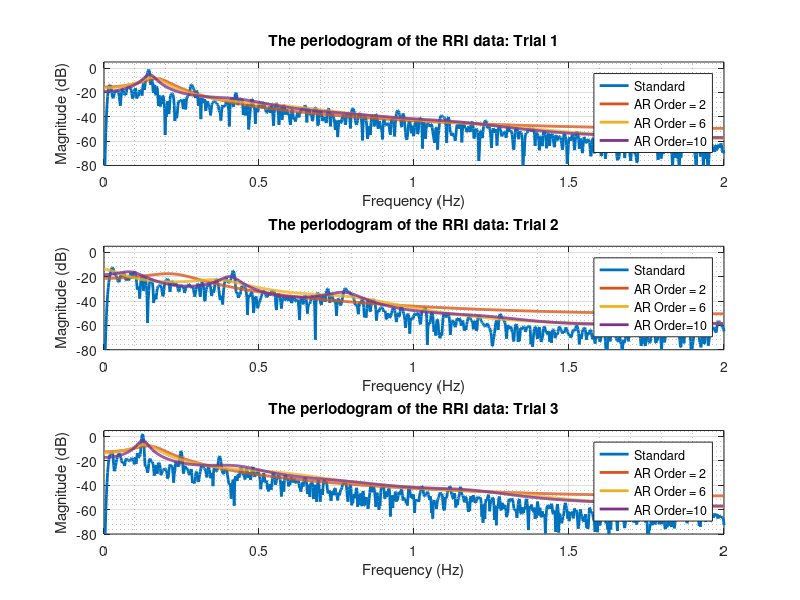

The MATLAB script that drew this image:
%% Task 1.5.c Respiratory Sinus Arrhythmia from RR-Intervals
% This task is to compare the power spectrum density of the signal
% estimated by AR model with different orders and 10000 samples. And
% compare the effect of under-modeling or over-modeling
% Author: Junyu Yan
%--------------------------------------------------------------------------

clc;clear;close all
load xRRI1.mat;
load xRRI2.mat;
load xRRI3.mat;

%% Initialization
% RRI data
RRI = {xRRI_trial1,xRRI_trial2,xRRI_trial3};
% Remove the mean and detrend
RRI = {detrend(RRI{1}-mean(RRI{1})),detrend(RRI{2}-mean(RRI{2})),detrend(RRI{3}-mean(RRI{3}))};
% The sampling frequency
fs = 4;
% The number of DFT samples
nfft = 2048;
% The window length
winLength = [150, 50];
% The overlap of window
noverlap = 0;
% The order
order = 2:4:10;

%% Estimate the power spectrum density
for iTrial = 1:length(RRI)
    subplot(length(RRI),1,iTrial);
    %% Standard periodogarm
    % The number of samples
    nSample = length(RRI{iTrial});
    [psd_stand, f_stand] = periodogram(RRI{iTrial}, hamming(nSample), nfft, fs, 'onesided');
    % Plot the standard psd
    plot(f_stand, pow2db(psd_stand),'linewidth', 2);
    hold on;
    %% AR periodogram
    for iOrder = order
        nData = length(RRI{iTrial}); 
        % Estimate the coefficients and variance of the AR model
        [coeff_est, var_est] = aryule(RRI{iTrial}, iOrder);
        % Obtain the estimated AR model
        [H_est,w_est] = freqz(sqrt(var_est),coeff_est,nData,fs);
        plot(w_est, pow2db(abs(H_est).^2),'linewidth',2);
        hold on;
    end
    %% label on figure
    grid on;grid minor;
    ylim([-80,5]);
    title(['The periodogram of the RRI data: Trial ',num2str(iTrial)]);
    xlabel('Frequency (Hz)');
    ylabel('Magnitude (dB)');
    legend('Standard','AR Order = 2','AR Order = 6','AR Order=10');
end  
   